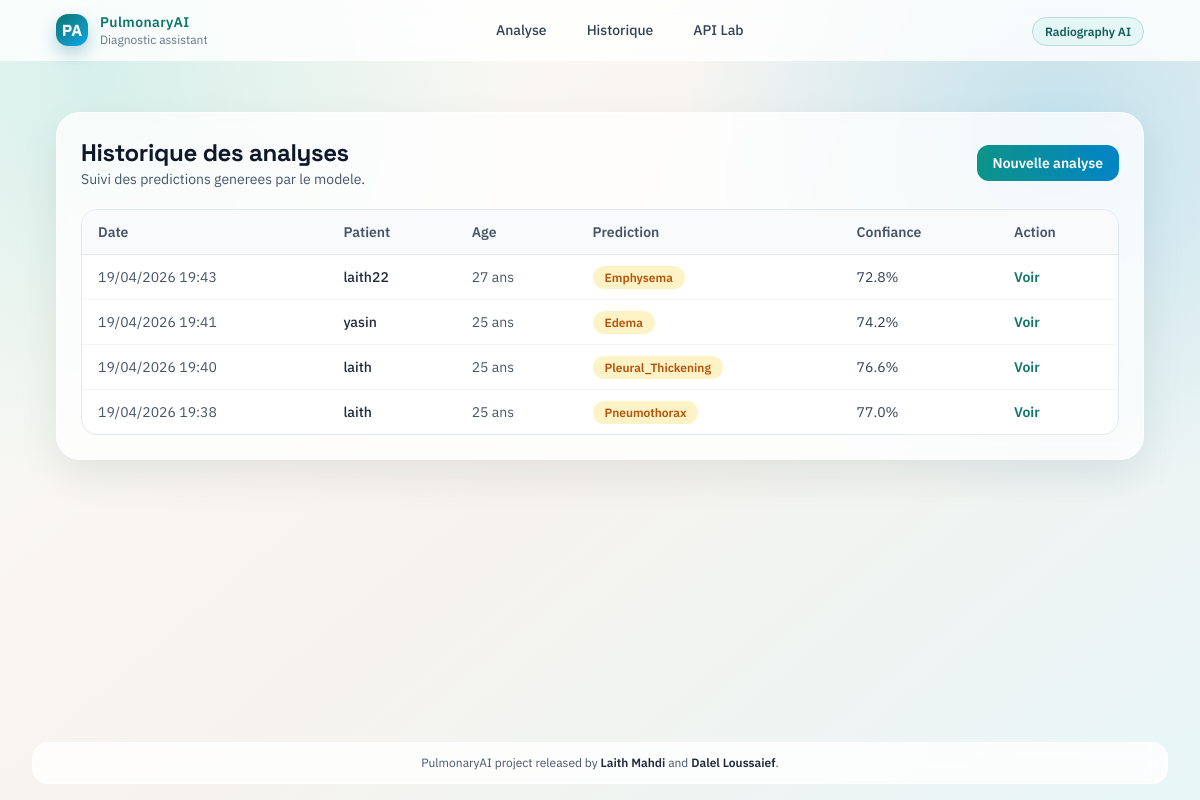
The page /diagnosis/history/ on the database as committed earlier.
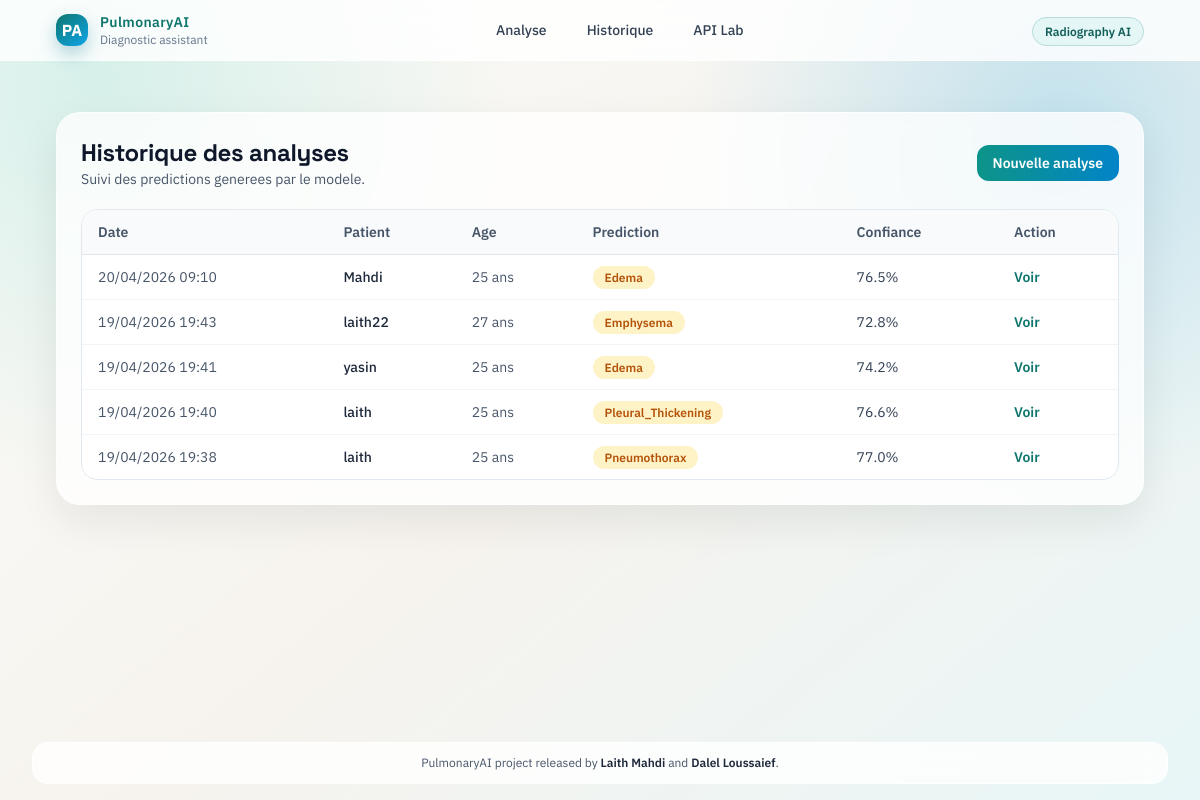
The same page on the database as committed later.
### diagnosis/models.py (models this page shows, shortened)
class Diagnosis(models.Model):
    patient_name = models.CharField(max_length=200)
    patient_age = models.IntegerField()
    patient_gender = models.CharField(
        max_length=1,
        choices=[('M', 'Masculin'), ('F', 'Féminin'), ('O', 'Autre')]
    )
    clinical_notes = models.TextField(blank=True, null=True)
    xray_image = models.ImageField(upload_to=upload_to_patient)
    upload_date = models.DateTimeField(auto_now_add=True)
    ai_prediction = models.CharField(max_length=100, blank=True)
    confidence = models.FloatField(null=True, blank=True)
    all_probabilities = models.JSONField(default=dict, blank=True)
    validated = models.BooleanField(default=False)
    validated_by = models.ForeignKey(
        User,
        on_delete=models.SET_NULL,
        null=True,
        blank=True
    )
    validation_date = models.DateTimeField(null=True, blank=True)
    final_diagnosis = models.TextField(blank=True)
    class Meta:
        ordering = ['-upload_date']
        verbose_name_plural = "Diagnoses"

### diagnosis/views.py (the view)
# urls.py: path('history/', views.history_page, name='history'),
def history_page(request):
    try:
        diagnoses = Diagnosis.objects.all()[:50]
    except (OperationalError, ProgrammingError):
        diagnoses = []
        messages.warning(request, "Base de donnees non migree: executez 'python manage.py migrate'.")
    context = {
        'title': 'Historique',
        'diagnoses': diagnoses
    }
    return render(request, 'history.html', context)

### diagnosis/templates/history.html (shortened to what this page needs)
{% extends 'base.html' %} {% block content %}
<section class="glass rounded-3xl p-6">
  <div class="mb-5 flex items-center justify-between gap-3">
    <div>
      <h1 class="text-2xl font-bold text-slate-900">Historique des analyses</h1>
      <p class="text-sm text-slate-600">
        Suivi des predictions generees par le modele.
      </p>
    </div>
    <a
      href="{% url 'diagnosis:upload_page' %}"
      class="rounded-xl bg-gradient-to-r from-teal-600 to-sky-600 px-4 py-2 text-sm font-semibold text-white"
      >Nouvelle analyse</a
    >
  </div>
  {% if diagnoses %}
  <div class="overflow-hidden rounded-2xl border border-slate-200 bg-white">
    <table class="min-w-full divide-y divide-slate-200 text-sm">
      <thead class="bg-slate-50">
        <tr>
          <th class="px-4 py-3 text-left font-semibold text-slate-600">Date</th>
          <th class="px-4 py-3 text-left font-semibold text-slate-600">
            Patient
          </th>
          <th class="px-4 py-3 text-left font-semibold text-slate-600">Age</th>
          <th class="px-4 py-3 text-left font-semibold text-slate-600">
            Prediction
          </th>
          <th class="px-4 py-3 text-left font-semibold text-slate-600">
            Confiance
          </th>
          <th class="px-4 py-3 text-left font-semibold text-slate-600">
            Action
          </th>
        </tr>
      </thead>
      <tbody class="divide-y divide-slate-100">
        {% for d in diagnoses %}
        <tr>
          <td class="px-4 py-3 text-slate-600">
            {{ d.upload_date|date:"d/m/Y H:i" }}
          </td>
          <td class="px-4 py-3 font-medium text-slate-800">
            {{ d.patient_name }}
          </td>
          <td class="px-4 py-3 text-slate-600">{{ d.patient_age }} ans</td>
          <td class="px-4 py-3">
            <span
              class="rounded-full px-3 py-1 text-xs font-semibold {% if d.ai_prediction == 'Normal' %}bg-emerald-100 text-emerald-700{% else %}bg-amber-100 text-amber-700{% endif %}"
            >
              {{ d.ai_prediction }}
            </span>
          </td>
          <td class="px-4 py-3 text-slate-700">
            {{ d.confidence|floatformat:1 }}%
          </td>
          <td class="px-4 py-3">
            <a
              href="{% url 'diagnosis:result_detail' d.id %}"
              class="text-sm font-semibold text-teal-700 hover:text-teal-800"
              >Voir</a
            >
          </td>
        </tr>
        {% endfor %}
      </tbody>
    </table>
  </div>
  {% endif %}
</section>
{% endblock %}

### diagnosis/templates/base.html (shortened to what this page needs)
<!doctype html>
<html lang="fr">
  <head>
    <script src="https://cdn.tailwindcss.com"></script>
  </head>
  <body>
    <header
      class="fixed inset-x-0 top-0 z-50 border-b border-white/60 bg-white/80 backdrop-blur-md"
    >
      <div
        class="mx-auto flex w-full max-w-6xl items-center justify-between px-4 py-3 sm:px-6 lg:px-8"
      >
        <a
          href="{% url 'diagnosis:home_page' %}"
          class="flex items-center gap-3"
        >
          <span class="brand-logo">PA</span>
          <div>
            <p class="m-0 text-sm font-semibold tracking-wide text-teal-700">
              PulmonaryAI
            </p>
            <p class="m-0 text-xs text-slate-500">Diagnostic assistant</p>
          </div>
        </a>
        <nav class="hidden items-center gap-2 md:flex">
          <a
            href="{% url 'diagnosis:upload_page' %}"
            class="rounded-full px-4 py-2 text-sm font-medium text-slate-700 hover:bg-teal-50 hover:text-teal-700"
            >Analyse</a
          >
          <a
            href="{% url 'diagnosis:history' %}"
            class="rounded-full px-4 py-2 text-sm font-medium text-slate-700 hover:bg-teal-50 hover:text-teal-700"
            >Historique</a
          >
          <a
            href="{% url 'diagnosis:api_test' %}"
            class="rounded-full px-4 py-2 text-sm font-medium text-slate-700 hover:bg-teal-50 hover:text-teal-700"
            >API Lab</a
          >
        </nav>
        <div class="hidden md:block">
          <span class="chip">Radiography AI</span>
        </div>
      </div>
    </header>
    <main
      class="main-panel mx-auto w-full max-w-6xl px-4 pb-28 pt-28 sm:px-6 lg:px-8"
    >
       {% block content %}{% endblock %}
    </main>
    <footer class="fixed inset-x-0 bottom-0 z-50 px-4 pb-4 sm:px-6 lg:px-8">
      <div
        class="mx-auto w-full max-w-6xl rounded-2xl border border-white/70 bg-white/80 px-4 py-3 text-center text-xs text-slate-600 backdrop-blur"
      >
        PulmonaryAI project released by
        <span class="font-semibold text-slate-800">Laith Mahdi</span> and
        <span class="font-semibold text-slate-800">Dalel Loussaief</span>.
      </div>
    </footer>
  </body>
</html>

### diagnosis/templates/base.html (style rules this page uses)
:root { --ink: #0d1b1e; --teal: #0f766e; --teal-soft: #14b8a6; --sky: #0ea5e9; --cream: #f6f3ee; --sun: #f59e0b; }
* { box-sizing: border-box; }
body { margin: 0; min-height: 100vh; color: var(--ink); font-family: "IBM Plex Sans", sans-serif; background: radial-gradient( circle at 8% 10%, rgba(20, 184, 166, 0.16), transparent 32% ), radial-gradient( circle at 88% 16%, rgba(14, 165, 233, 0.22), transparent 30% ), linear-gradient(140deg, #fdfcf9 0%, var(--cream) 52%, #e8f6f7 100%); }
h1, h2, h3, h4 { font-family: "Space Grotesk", sans-serif; letter-spacing: -0.015em; }
.glass { background: rgba(255, 255, 255, 0.78); backdrop-filter: blur(10px); border: 1px solid rgba(255, 255, 255, 0.6); box-shadow: 0 16px 42px rgba(13, 27, 30, 0.08); }
.main-panel { animation: reveal 0.65s ease-out; }
.chip { border: 1px solid rgba(15, 118, 110, 0.2); background: rgba(20, 184, 166, 0.08); color: #115e59; border-radius: 999px; font-size: 0.75rem; font-weight: 600; padding: 0.4rem 0.75rem; }
.brand-logo { width: 2rem; height: 2rem; border-radius: 0.75rem; display: inline-flex; align-items: center; justify-content: center; font-size: 1rem; font-weight: 700; color: #fff; background: linear-gradient(140deg, var(--teal) 0%, var(--sky) 100%); box-shadow: 0 8px 18px rgba(14, 116, 144, 0.3); }

Rows that differ between the two databases and show on the page:
added Diagnosis: upload_date "20/04/2026 09:10", patient_name "Mahdi", patient_age "25", ai_prediction "Edema", confidence "76.5"
